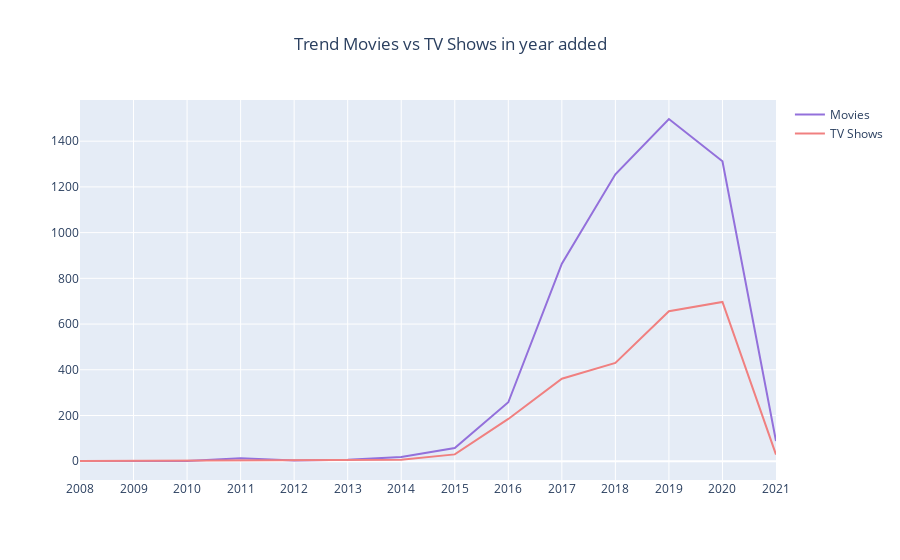

The cell this chart's notebook holds for it:
### Markdown cell above
<li>The above bar graph shows the distribution of movies and tv shows along with their count</li>
<li>The overall movies are above 5000</li>
<li>The total tv shows are between 2000 to 3000 only</li>
<li>so the total movies are higher than the tv shows</li>

### Code cell
import plotly.graph_objects as go
df_movie = df[df['type']=='Movie'].groupby('year_added').count()
df_tv = df[df['type']=='TV Show'].groupby('year_added').count()


df_movie.reset_index(level=0, inplace=True)
df_tv.reset_index(level=0, inplace=True)

fig = go.Figure()
fig.add_trace(go.Scatter(x=df_movie['year_added'], y=df_movie['type'],
                    mode='lines',
                    name='Movies', marker_color='mediumpurple'))
fig.add_trace(go.Scatter(x=df_tv['year_added'], y=df_tv['type'],
                    mode='lines',
                    name='TV Shows', marker_color='lightcoral'))
fig.update_layout(title_text='Trend Movies vs TV Shows in year added', title_x=0.5)
fig.show()
#trend of movies and tv shows in year added (from 2008 to 2020)

### Figure 1 — Plotly figure (JSON) as saved in the notebook; plotly's stock layout.template omitted (floating-point values rounded to 4 significant figures)
{"data": [{"marker": {"color": "mediumpurple"}, "mode": "lines", "name": "Movies", "type": "scatter", "x": ["2008", "2009", "2010", "2011", "2012", "2013", "2014", "2015", "2016", "2017", "2018", "2019", "2020", "2021"], "y": [1, 2, 1, 13, 3, 6, 19, 58, 258, 864, 1255, 1497, 1312, 88]}, {"marker": {"color": "lightcoral"}, "mode": "lines", "name": "TV Shows", "type": "scatter", "x": ["2008", "2013", "2014", "2015", "2016", "2017", "2018", "2019", "2020", "2021"], "y": [1, 5, 6, 30, 185, 361, 430, 656, 697, 29]}], "layout": {"autosize": true, "title": {"text": "Trend Movies vs TV Shows in year added", "x": 0.5}, "xaxis": {"autorange": true, "range": [0, 13], "type": "category"}, "yaxis": {"autorange": true, "range": [-82.11, 1580.0], "type": "linear"}}}
